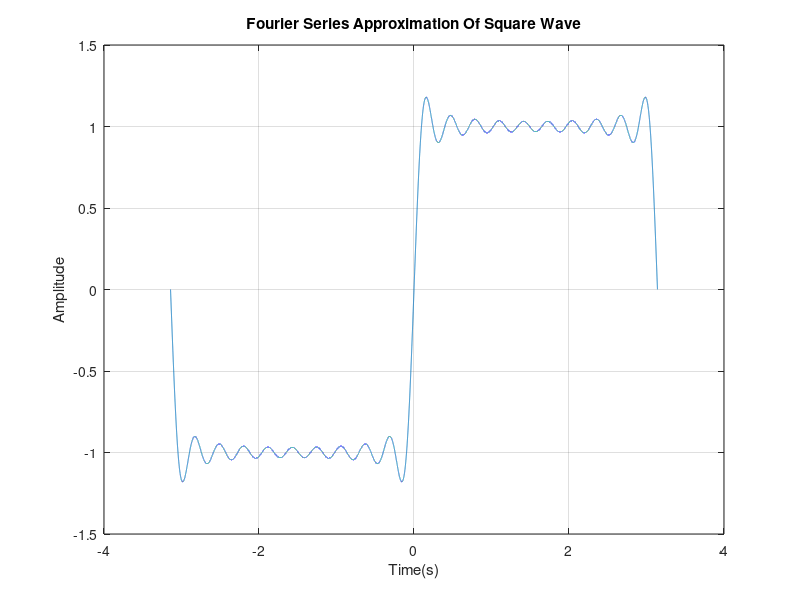
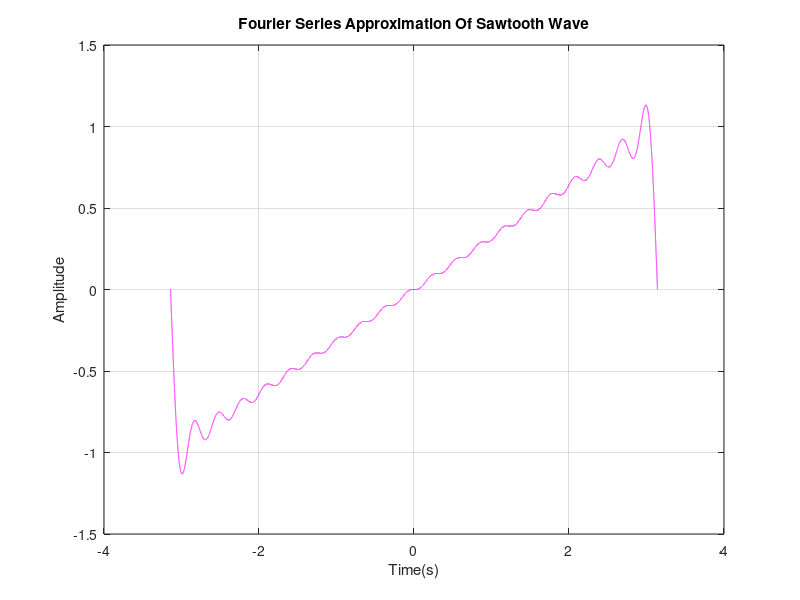
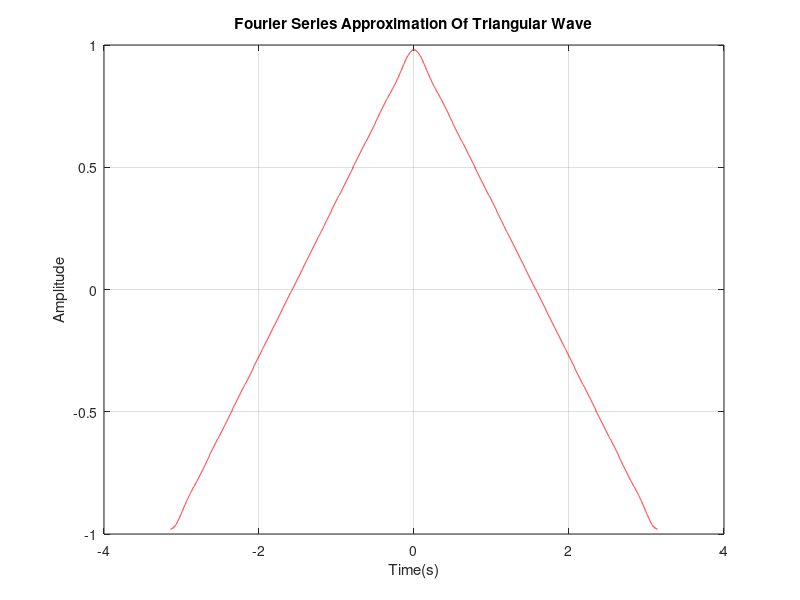

MATLAB code to generate these figures, in order:
clc;
clear all;
close all;
T = 2*pi;           
% Period of waveform
t = -pi:0.0001:pi;  % Time range vector
N = 20;             
% Number of harmonics
% 1. Square Wave Fourier Series Approximation (Odd Harmonics)
y = zeros(size(t));
for n = 1:2:N
    y = y + (4/pi)*(1/n)*sin(n*t);  % y = (4/pi) * sum( (1/n)*sin(n*w0*t) )
end
figure;
plot(t, y);
title("Fourier Series Approximation Of Square Wave");
xlabel("Time(s)");
ylabel("Amplitude");
grid on;
% 2. Sawtooth Wave Fourier Series Approximation (All Harmonics)
y1 = zeros(size(t));
for n = 1:N
    y1 = y1 + (2/pi)*((-1)^(n+1)/n)*sin(n*t);  % y1 = (2/pi) * sum( ((-1)^(n+1)/n)*sin(n*w0*t) )
end
figure;
plot(t, y1, 'm');
title("Fourier Series Approximation Of Sawtooth Wave");
xlabel("Time(s)");
ylabel("Amplitude");
grid on;
% 3. Triangular Wave Fourier Series Approximation (Odd Harmonics, 1/n^2)
y2 = zeros(size(t));
for n = 1:2:N
    y2 = y2 + (8/pi^2)*(1/n^2)*cos(n*t);  % y2 = (8/pi^2) * sum( (1/n^2)*cos(n*w0*t) )
end
figure;
plot(t, y2, 'r');
title("Fourier Series Approximation Of Triangular Wave");
xlabel("Time(s)");
ylabel("Amplitude");
grid on;
